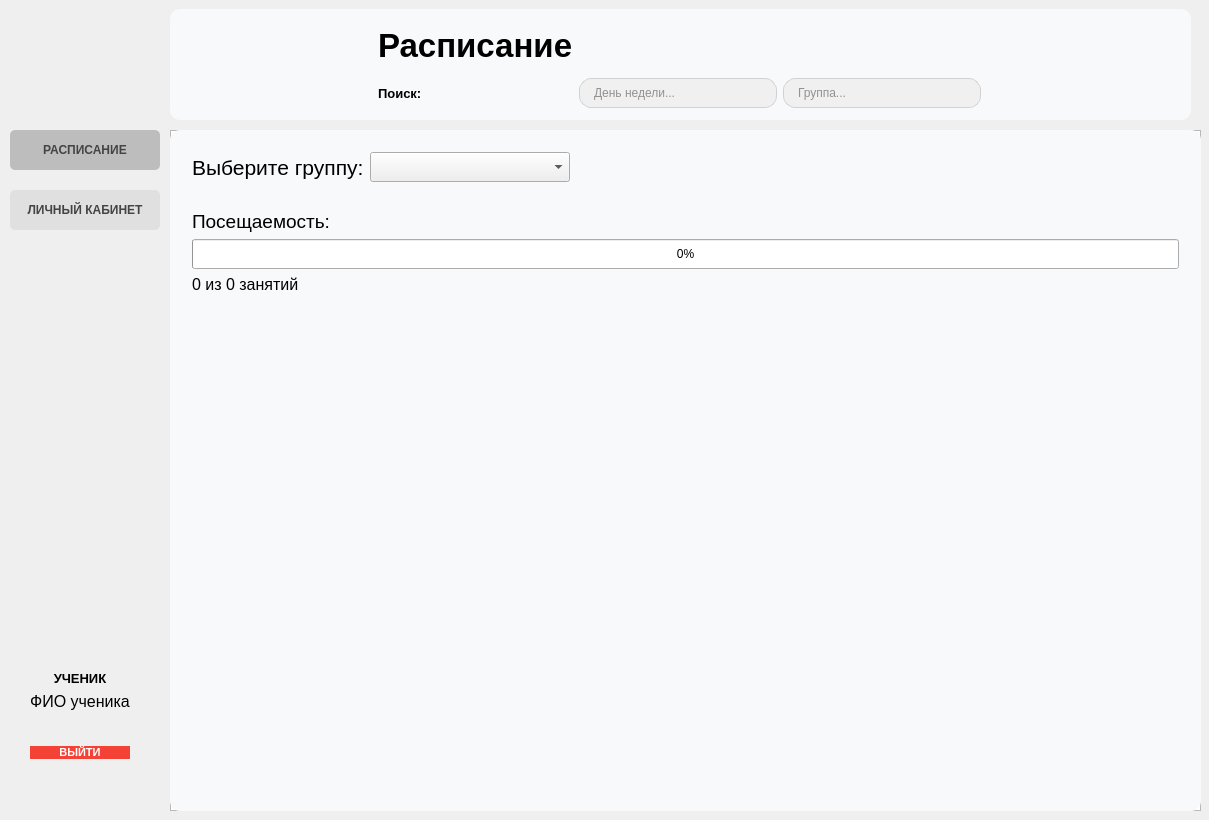
<?xml version="1.0" encoding="UTF-8"?>
<ui version="4.0">
 <class>StudentWindow</class>
 <widget class="QMainWindow" name="StudentWindow">
  <property name="geometry">
   <rect>
    <x>0</x>
    <y>0</y>
    <width>1209</width>
    <height>820</height>
   </rect>
  </property>
  <property name="windowTitle">
   <string>sports_club: user</string>
  </property>
  <widget class="QWidget" name="centralWidget">
   <widget class="QTableView" name="scheduleTableView">
    <property name="geometry">
     <rect>
      <x>170</x>
      <y>130</y>
      <width>1031</width>
      <height>681</height>
     </rect>
    </property>
    <property name="selectionMode">
     <enum>QAbstractItemView::SingleSelection</enum>
    </property>
    <property name="selectionBehavior">
     <enum>QAbstractItemView::SelectRows</enum>
    </property>
    <property name="sortingEnabled">
     <bool>true</bool>
    </property>
   </widget>
   <widget class="QPushButton" name="scheduleButton">
    <property name="geometry">
     <rect>
      <x>10</x>
      <y>130</y>
      <width>150</width>
      <height>40</height>
     </rect>
    </property>
    <property name="styleSheet">
     <string notr="true">QPushButton {
    background-color: #e0e0e0; 
    color: #444444;
    border: none;
    border-radius: 5px;
    padding: 10px;
    text-align: center; 
    font-weight: 500;
}

QPushButton:hover {
    background-color: #d5d5d5;
}

QPushButton:checked {
    background-color: #bdbdbd;
    font-weight: bold;
}</string>
    </property>
    <property name="text">
     <string>РАСПИСАНИЕ</string>
    </property>
    <property name="checkable">
     <bool>true</bool>
    </property>
    <property name="checked">
     <bool>true</bool>
    </property>
   </widget>
   <widget class="QPushButton" name="profileButton">
    <property name="geometry">
     <rect>
      <x>10</x>
      <y>190</y>
      <width>150</width>
      <height>40</height>
     </rect>
    </property>
    <property name="styleSheet">
     <string notr="true">QPushButton {
    background-color: #e0e0e0; 
    color: #444444;
    border: none;
    border-radius: 5px;
    padding: 10px;
    text-align: center; 
    font-weight: 500;
}

QPushButton:hover {
    background-color: #d5d5d5;
}

QPushButton:checked {
    background-color: #bdbdbd;
    font-weight: bold;
}</string>
    </property>
    <property name="text">
     <string>ЛИЧНЫЙ КАБИНЕТ</string>
    </property>
    <property name="checkable">
     <bool>true</bool>
    </property>
   </widget>
   <widget class="QWidget" name="profileContainer" native="true">
    <property name="geometry">
     <rect>
      <x>170</x>
      <y>130</y>
      <width>1031</width>
      <height>681</height>
     </rect>
    </property>
    <property name="minimumSize">
     <size>
      <width>600</width>
      <height>400</height>
     </size>
    </property>
    <property name="palette">
     <palette>
      <active>
       <colorrole role="Button">
        <brush brushstyle="SolidPattern">
         <color alpha="255">
          <red>248</red>
          <green>249</green>
          <blue>250</blue>
         </color>
        </brush>
       </colorrole>
       <colorrole role="Base">
        <brush brushstyle="SolidPattern">
         <color alpha="255">
          <red>248</red>
          <green>249</green>
          <blue>250</blue>
         </color>
        </brush>
       </colorrole>
       <colorrole role="Window">
        <brush brushstyle="SolidPattern">
         <color alpha="255">
          <red>248</red>
          <green>249</green>
          <blue>250</blue>
         </color>
        </brush>
       </colorrole>
       <colorrole role="AlternateBase">
        <brush brushstyle="SolidPattern">
         <color alpha="255">
          <red>246</red>
          <green>246</green>
          <blue>246</blue>
         </color>
        </brush>
       </colorrole>
      </active>
      <inactive>
       <colorrole role="Button">
        <brush brushstyle="SolidPattern">
         <color alpha="255">
          <red>248</red>
          <green>249</green>
          <blue>250</blue>
         </color>
        </brush>
       </colorrole>
       <colorrole role="Base">
        <brush brushstyle="SolidPattern">
         <color alpha="255">
          <red>248</red>
          <green>249</green>
          <blue>250</blue>
         </color>
        </brush>
       </colorrole>
       <colorrole role="Window">
        <brush brushstyle="SolidPattern">
         <color alpha="255">
          <red>248</red>
          <green>249</green>
          <blue>250</blue>
         </color>
        </brush>
       </colorrole>
       <colorrole role="AlternateBase">
        <brush brushstyle="SolidPattern">
         <color alpha="255">
          <red>246</red>
          <green>246</green>
          <blue>246</blue>
         </color>
        </brush>
       </colorrole>
      </inactive>
      <disabled>
       <colorrole role="Button">
        <brush brushstyle="SolidPattern">
         <color alpha="255">
          <red>248</red>
          <green>249</green>
          <blue>250</blue>
         </color>
        </brush>
       </colorrole>
       <colorrole role="Base">
        <brush brushstyle="SolidPattern">
         <color alpha="255">
          <red>248</red>
          <green>249</green>
          <blue>250</blue>
         </color>
        </brush>
       </colorrole>
       <colorrole role="Window">
        <brush brushstyle="SolidPattern">
         <color alpha="255">
          <red>248</red>
          <green>249</green>
          <blue>250</blue>
         </color>
        </brush>
       </colorrole>
       <colorrole role="AlternateBase">
        <brush brushstyle="SolidPattern">
         <color alpha="255">
          <red>246</red>
          <green>246</green>
          <blue>246</blue>
         </color>
        </brush>
       </colorrole>
      </disabled>
     </palette>
    </property>
    <property name="autoFillBackground">
     <bool>false</bool>
    </property>
    <property name="styleSheet">
     <string notr="true">QWidget#profileContainer {
    background-color: #f8f9fa;
    border-radius: 10px;
}</string>
    </property>
    <layout class="QVBoxLayout" name="verticalLayout_4">
     <item>
      <widget class="QWidget" name="groupSelectorWidget" native="true">
       <layout class="QHBoxLayout" name="horizontalLayout_3">
        <item>
         <widget class="QLabel" name="groupLabel">
          <property name="font">
           <font>
            <pointsize>16</pointsize>
           </font>
          </property>
          <property name="text">
           <string>Выберите группу:</string>
          </property>
         </widget>
        </item>
        <item>
         <widget class="QComboBox" name="groupComboBox">
          <property name="minimumSize">
           <size>
            <width>200</width>
            <height>30</height>
           </size>
          </property>
         </widget>
        </item>
        <item>
         <spacer name="horizontalSpacer">
          <property name="orientation">
           <enum>Qt::Horizontal</enum>
          </property>
          <property name="sizeHint" stdset="0">
           <size>
            <width>40</width>
            <height>20</height>
           </size>
          </property>
         </spacer>
        </item>
       </layout>
      </widget>
     </item>
     <item>
      <widget class="QWidget" name="progressWidget" native="true">
       <layout class="QVBoxLayout" name="verticalLayout_5">
        <item>
         <widget class="QLabel" name="attendanceLabel">
          <property name="font">
           <font>
            <pointsize>14</pointsize>
           </font>
          </property>
          <property name="text">
           <string>Посещаемость:</string>
          </property>
         </widget>
        </item>
        <item>
         <widget class="QProgressBar" name="attendanceProgressBar">
          <property name="minimumSize">
           <size>
            <width>0</width>
            <height>30</height>
           </size>
          </property>
          <property name="value">
           <number>0</number>
          </property>
          <property name="textVisible">
           <bool>true</bool>
          </property>
          <property name="format">
           <string>%p%</string>
          </property>
         </widget>
        </item>
        <item>
         <widget class="QLabel" name="attendanceTextLabel">
          <property name="font">
           <font>
            <pointsize>12</pointsize>
           </font>
          </property>
          <property name="text">
           <string>0 из 0 занятий</string>
          </property>
         </widget>
        </item>
        <item>
         <spacer name="verticalSpacer">
          <property name="orientation">
           <enum>Qt::Vertical</enum>
          </property>
          <property name="sizeHint" stdset="0">
           <size>
            <width>20</width>
            <height>40</height>
           </size>
          </property>
         </spacer>
        </item>
       </layout>
      </widget>
     </item>
    </layout>
   </widget>
   <widget class="QWidget" name="gridLayoutWidget">
    <property name="geometry">
     <rect>
      <x>0</x>
      <y>660</y>
      <width>160</width>
      <height>141</height>
     </rect>
    </property>
    <layout class="QGridLayout" name="gridLayout">
     <item row="3" column="2">
      <spacer name="horizontalSpacer_2">
       <property name="orientation">
        <enum>Qt::Horizontal</enum>
       </property>
       <property name="sizeHint" stdset="0">
        <size>
         <width>40</width>
         <height>20</height>
        </size>
       </property>
      </spacer>
     </item>
     <item row="0" column="1">
      <widget class="QLabel" name="Role_Label">
       <property name="font">
        <font>
         <pointsize>10</pointsize>
         <weight>75</weight>
         <bold>true</bold>
        </font>
       </property>
       <property name="text">
        <string>УЧЕНИК</string>
       </property>
       <property name="alignment">
        <set>Qt::AlignCenter</set>
       </property>
      </widget>
     </item>
     <item row="3" column="1">
      <widget class="QPushButton" name="logoutButton">
       <property name="palette">
        <palette>
         <active>
          <colorrole role="WindowText">
           <brush brushstyle="SolidPattern">
            <color alpha="255">
             <red>255</red>
             <green>255</green>
             <blue>255</blue>
            </color>
           </brush>
          </colorrole>
          <colorrole role="Button">
           <brush brushstyle="SolidPattern">
            <color alpha="255">
             <red>244</red>
             <green>67</green>
             <blue>54</blue>
            </color>
           </brush>
          </colorrole>
          <colorrole role="Text">
           <brush brushstyle="SolidPattern">
            <color alpha="255">
             <red>255</red>
             <green>255</green>
             <blue>255</blue>
            </color>
           </brush>
          </colorrole>
          <colorrole role="ButtonText">
           <brush brushstyle="SolidPattern">
            <color alpha="255">
             <red>255</red>
             <green>255</green>
             <blue>255</blue>
            </color>
           </brush>
          </colorrole>
          <colorrole role="Base">
           <brush brushstyle="SolidPattern">
            <color alpha="255">
             <red>244</red>
             <green>67</green>
             <blue>54</blue>
            </color>
           </brush>
          </colorrole>
          <colorrole role="Window">
           <brush brushstyle="SolidPattern">
            <color alpha="255">
             <red>244</red>
             <green>67</green>
             <blue>54</blue>
            </color>
           </brush>
          </colorrole>
          <colorrole role="PlaceholderText">
           <brush brushstyle="NoBrush">
            <color alpha="128">
             <red>255</red>
             <green>255</green>
             <blue>255</blue>
            </color>
           </brush>
          </colorrole>
         </active>
         <inactive>
          <colorrole role="WindowText">
           <brush brushstyle="SolidPattern">
            <color alpha="255">
             <red>255</red>
             <green>255</green>
             <blue>255</blue>
            </color>
           </brush>
          </colorrole>
          <colorrole role="Button">
           <brush brushstyle="SolidPattern">
            <color alpha="255">
             <red>244</red>
             <green>67</green>
             <blue>54</blue>
            </color>
           </brush>
          </colorrole>
          <colorrole role="Text">
           <brush brushstyle="SolidPattern">
            <color alpha="255">
             <red>255</red>
             <green>255</green>
             <blue>255</blue>
            </color>
           </brush>
          </colorrole>
          <colorrole role="ButtonText">
           <brush brushstyle="SolidPattern">
            <color alpha="255">
             <red>255</red>
             <green>255</green>
             <blue>255</blue>
            </color>
           </brush>
          </colorrole>
          <colorrole role="Base">
           <brush brushstyle="SolidPattern">
            <color alpha="255">
             <red>244</red>
             <green>67</green>
             <blue>54</blue>
            </color>
           </brush>
          </colorrole>
          <colorrole role="Window">
           <brush brushstyle="SolidPattern">
            <color alpha="255">
             <red>244</red>
             <green>67</green>
             <blue>54</blue>
            </color>
           </brush>
          </colorrole>
          <colorrole role="PlaceholderText">
           <brush brushstyle="NoBrush">
            <color alpha="128">
             <red>255</red>
             <green>255</green>
             <blue>255</blue>
            </color>
           </brush>
          </colorrole>
         </inactive>
         <disabled>
          <colorrole role="WindowText">
           <brush brushstyle="SolidPattern">
            <color alpha="255">
             <red>255</red>
             <green>255</green>
             <blue>255</blue>
            </color>
           </brush>
          </colorrole>
          <colorrole role="Button">
           <brush brushstyle="SolidPattern">
            <color alpha="255">
             <red>244</red>
             <green>67</green>
             <blue>54</blue>
            </color>
           </brush>
          </colorrole>
          <colorrole role="Text">
           <brush brushstyle="SolidPattern">
            <color alpha="255">
             <red>255</red>
             <green>255</green>
             <blue>255</blue>
            </color>
           </brush>
          </colorrole>
          <colorrole role="ButtonText">
           <brush brushstyle="SolidPattern">
            <color alpha="255">
             <red>255</red>
             <green>255</green>
             <blue>255</blue>
            </color>
           </brush>
          </colorrole>
          <colorrole role="Base">
           <brush brushstyle="SolidPattern">
            <color alpha="255">
             <red>244</red>
             <green>67</green>
             <blue>54</blue>
            </color>
           </brush>
          </colorrole>
          <colorrole role="Window">
           <brush brushstyle="SolidPattern">
            <color alpha="255">
             <red>244</red>
             <green>67</green>
             <blue>54</blue>
            </color>
           </brush>
          </colorrole>
          <colorrole role="PlaceholderText">
           <brush brushstyle="NoBrush">
            <color alpha="128">
             <red>255</red>
             <green>255</green>
             <blue>255</blue>
            </color>
           </brush>
          </colorrole>
         </disabled>
        </palette>
       </property>
       <property name="font">
        <font>
         <pointsize>8</pointsize>
         <weight>75</weight>
         <bold>true</bold>
        </font>
       </property>
       <property name="styleSheet">
        <string notr="true">QPushButton {
    background-color: #f44336;
    color: white;
    border-radius: 8px;
    font-weight: bold;
}

QPushButton:hover {
    background-color: #d32f2f;
}</string>
       </property>
       <property name="text">
        <string>ВЫЙТИ</string>
       </property>
      </widget>
     </item>
     <item row="3" column="0">
      <spacer name="horizontalSpacer_3">
       <property name="orientation">
        <enum>Qt::Horizontal</enum>
       </property>
       <property name="sizeHint" stdset="0">
        <size>
         <width>40</width>
         <height>20</height>
        </size>
       </property>
      </spacer>
     </item>
     <item row="4" column="1">
      <spacer name="verticalSpacer_4">
       <property name="orientation">
        <enum>Qt::Vertical</enum>
       </property>
       <property name="sizeHint" stdset="0">
        <size>
         <width>20</width>
         <height>40</height>
        </size>
       </property>
      </spacer>
     </item>
     <item row="1" column="1">
      <widget class="QLabel" name="userInfoLabel">
       <property name="font">
        <font>
         <pointsize>12</pointsize>
        </font>
       </property>
       <property name="text">
        <string>ФИО ученика</string>
       </property>
       <property name="alignment">
        <set>Qt::AlignCenter</set>
       </property>
      </widget>
     </item>
     <item row="2" column="1">
      <spacer name="verticalSpacer_2">
       <property name="orientation">
        <enum>Qt::Vertical</enum>
       </property>
       <property name="sizeHint" stdset="0">
        <size>
         <width>20</width>
         <height>40</height>
        </size>
       </property>
      </spacer>
     </item>
    </layout>
   </widget>
   <widget class="QWidget" name="widget" native="true">
    <property name="geometry">
     <rect>
      <x>170</x>
      <y>9</y>
      <width>1021</width>
      <height>111</height>
     </rect>
    </property>
    <property name="styleSheet">
     <string notr="true">QWidget#widget {
    background-color: #f8f9fa;
    border-radius: 10px;
}</string>
    </property>
    <widget class="QWidget" name="gridLayoutWidget_2">
     <property name="geometry">
      <rect>
       <x>-1</x>
       <y>-1</y>
       <width>1021</width>
       <height>111</height>
      </rect>
     </property>
     <layout class="QGridLayout" name="gridLayout_2">
      <item row="1" column="2">
       <widget class="QLineEdit" name="daySearchEdit">
        <property name="styleSheet">
         <string notr="true">QLineEdit {
    background-color: #f0f0f0; 
    border: 1px solid #d1d1d1; 
    border-radius: 12px;
    padding: 6px 12px;
    color: #333333;
}

QLineEdit:focus {
    background-color: #ffffff;
    border: 1px solid #a0a0a0;
}</string>
        </property>
        <property name="placeholderText">
         <string>День недели...</string>
        </property>
       </widget>
      </item>
      <item row="1" column="3">
       <widget class="QLineEdit" name="groupSearchEdit">
        <property name="autoFillBackground">
         <bool>false</bool>
        </property>
        <property name="styleSheet">
         <string notr="true">QLineEdit {
    background-color: #f0f0f0;
    border: 1px solid #d1d1d1; 
    border-radius: 12px;
    padding: 6px 12px;
    color: #333333; 
}

QLineEdit:focus {
    background-color: #ffffff; 
    border: 1px solid #a0a0a0;
}</string>
        </property>
        <property name="dragEnabled">
         <bool>false</bool>
        </property>
        <property name="placeholderText">
         <string notr="true">Группа...</string>
        </property>
       </widget>
      </item>
      <item row="1" column="1">
       <widget class="QLabel" name="labelSearch">
        <property name="font">
         <font>
          <pointsize>10</pointsize>
          <weight>75</weight>
          <bold>true</bold>
         </font>
        </property>
        <property name="text">
         <string>Поиск:</string>
        </property>
       </widget>
      </item>
      <item row="1" column="4">
       <spacer name="horizontalSpacer_5">
        <property name="orientation">
         <enum>Qt::Horizontal</enum>
        </property>
        <property name="sizeHint" stdset="0">
         <size>
          <width>40</width>
          <height>20</height>
         </size>
        </property>
       </spacer>
      </item>
      <item row="1" column="0">
       <spacer name="horizontalSpacer_4">
        <property name="orientation">
         <enum>Qt::Horizontal</enum>
        </property>
        <property name="sizeHint" stdset="0">
         <size>
          <width>40</width>
          <height>20</height>
         </size>
        </property>
       </spacer>
      </item>
      <item row="0" column="1">
       <widget class="QLabel" name="titleLabel">
        <property name="font">
         <font>
          <pointsize>25</pointsize>
          <weight>75</weight>
          <bold>true</bold>
         </font>
        </property>
        <property name="text">
         <string>Расписание</string>
        </property>
        <property name="alignment">
         <set>Qt::AlignLeading|Qt::AlignLeft|Qt::AlignVCenter</set>
        </property>
       </widget>
      </item>
      <item row="0" column="0">
       <spacer name="horizontalSpacer_6">
        <property name="orientation">
         <enum>Qt::Horizontal</enum>
        </property>
        <property name="sizeHint" stdset="0">
         <size>
          <width>40</width>
          <height>20</height>
         </size>
        </property>
       </spacer>
      </item>
     </layout>
    </widget>
   </widget>
  </widget>
 </widget>
 <layoutdefault spacing="6" margin="11"/>
 <resources/>
 <connections/>
</ui>
